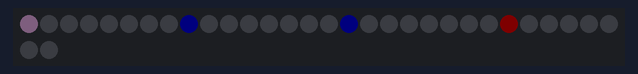
The sketch below on a simulated Arduino Uno, built with avr-gcc and run on an emulated ATmega328P. Shown: 32 RGB LEDs in strip order, left to right, continuing on the next row. Dim RGB values are drawn brighter than linear.

Above: at 0.12 s.
At 0.63 s:
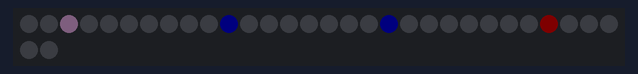
At 1.13 s:
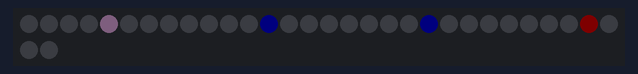
At 1.63 s:
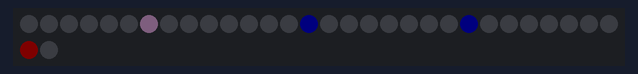
At 2.39 s:
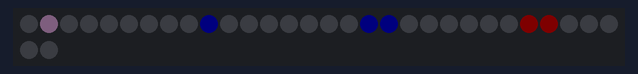

Measured:
- by itself, everything shown: repeats every 2.0 s, in 8 steps

The sketch:

npx.ino
```cpp
#include <Adafruit_NeoPixel.h>

#define PIN 6
#define STRIPSIZE 32

Adafruit_NeoPixel strip = Adafruit_NeoPixel(STRIPSIZE, PIN, NEO_GRB + NEO_KHZ800);

const uint8_t rowLength = 8;

const uint32_t blue = strip.Color(0, 0, 255);
const uint32_t red = strip.Color(255, 0, 0);
const uint32_t green = strip.Color(0, 255, 0);
const uint32_t pink = strip.Color(250, 200, 212);

uint8_t counter = 0;

void plotPixel(uint8_t x, uint8_t y, uint32_t color) {
  strip.setPixelColor(24 - (8 * y) + x, color);
}

void plotFigure1(uint8_t x) {
  plotPixel(x, 3, pink);
  plotPixel(x, 2, blue);
  plotPixel(x, 1, blue);
  plotPixel(x, 0, red);
}

void plotFigure2(uint8_t x) {
  plotPixel(x, 3, pink);
  plotPixel(x, 2, blue);
  plotPixel(x, 1, blue);
  plotPixel(x + 1, 1, blue);
  plotPixel(x, 0, red);
  plotPixel(x + 1, 0, red);
}

void plotLips1() {
  for (int i = 0; i < rowLength; i++) {
    plotPixel(i, 1, red);
    plotPixel(i, 2, red);
  }
}

void plotLips2() {
  plotPixel(0, 1, red);
  plotPixel(0, 2, red);
  plotPixel(1, 1, red);
  plotPixel(1, 2, red);
  plotPixel(2, 1, red);
  plotPixel(2, 2, red);
  plotPixel(3, 0, red);
  plotPixel(3, 3, red);
  plotPixel(4, 0, red);
  plotPixel(4, 3, red);
  plotPixel(5, 1, red);
  plotPixel(5, 2, red);
  plotPixel(6, 1, red);
  plotPixel(6, 2, red);
  plotPixel(7, 1, red);
  plotPixel(7, 2, red);
}

void setup() {
  Serial.begin(9600);
  strip.begin();
  strip.setBrightness(4);
  strip.show();
}

void loop() {
  strip.clear();
  if (counter % 2 == 0) {
    plotFigure1(counter);
//    plotLips1;
  } else {
//    plotLips2;
    plotFigure2(counter);
  }
  strip.show();
  counter = (counter + 1) % 8;
  delay(250);
}
```
